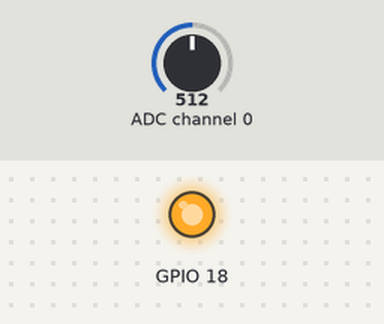
Simulated run of this program. Board: Raspberry Pi (BCM pin numbers). Shown: output pins drawn as LEDs (lit = HIGH). Inputs (shaded band) come from the test bench; at power-on: ADC channel 0 = 512 (analog values on the 0–1023 scale). What the program prints to the terminal is not drawn.

Above: at 1.2 s.
1.3 s: ADC channel 0 set to 882
2.8 s: ADC channel 0 set to 913
At 3.4 s:
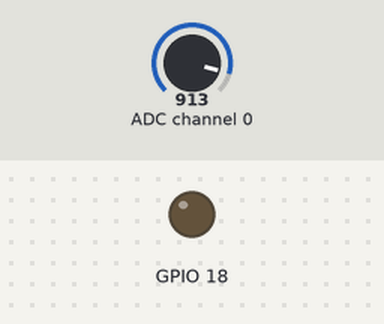
4.3 s: ADC channel 0 set to 890
At 5.5 s:
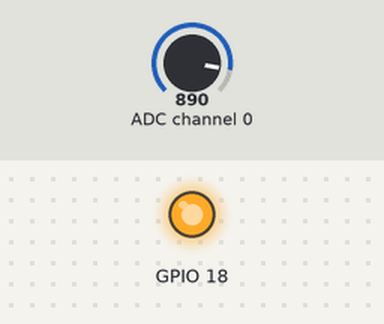
5.8 s: ADC channel 0 set to 900
At 6.8 s:
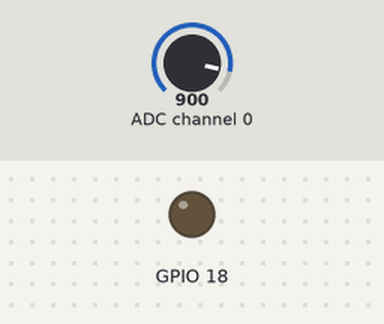
Timing chart, 0 to 8.3 s (numbered marks = the images above; inputs shaded):
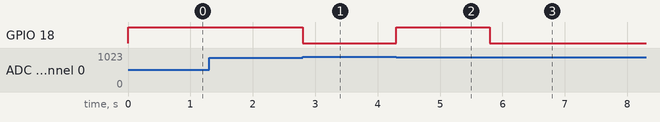

The program:

ex05_analogread.py
```python
import spidevRead as sr
import time
import RPi.GPIO as gpio
import led18

while True:
    readData = sr.analog_read(0)
    print(readData)

    if readData < 900:
        led18.ledon()
    else :
        led18.ledoff()
```

spidevRead.py
```python
import spidev

spi = spidev.SpiDev()
spi.open(0,0)
spi.max_speed_hz = 1000000

def analog_read(portChanner):
    adc = spi.xfer2([1, (8+portChanner)<<4, 0])
    data = ((adc[1]&3)<<8)+adc[2]
    return data
```

led18.py
```python
import RPi.GPIO as gpio
gpio.setmode(gpio.BCM)
gpio.setup(18,gpio.OUT)

def ledon():
    gpio.output(18,gpio.HIGH)

def ledoff():
    gpio.output(18,gpio.LOW)
```

Measured:
- the behaviour switches between 899 and 900 on ADC channel 0 (found by bisection; images 0 and 1)
- after the input at 2.8 s, GPIO 18: HIGH → LOW at once
- after the input at 4.3 s, GPIO 18: LOW → HIGH at once
- after the input at 5.8 s, GPIO 18: HIGH → LOW at once
